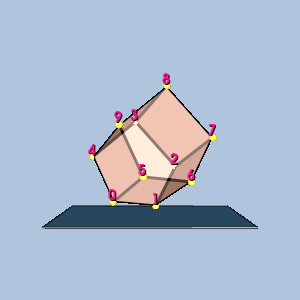

Recreate this plot in Python.
#!/usr/bin/env python

# Render a single pentagonal prism linear cell with vertex-ordering labels,
# gold sphere glyphs at the vertices, and a translucent plinth.

# Factory overrides: importing these modules registers the OpenGL rendering
# and interaction style implementations for vtkRenderingCore factory classes.
import vtkmodules.vtkInteractionStyle  # noqa: F401
import vtkmodules.vtkRenderingOpenGL2  # noqa: F401
# VTK pipeline classes used in this example
from vtkmodules.vtkCommonCore import vtkPoints
from vtkmodules.vtkCommonDataModel import (
    vtkPentagonalPrism,
    vtkUnstructuredGrid,
)
from vtkmodules.vtkCommonTransforms import vtkTransform
from vtkmodules.vtkFiltersGeneral import vtkTransformFilter
from vtkmodules.vtkFiltersSources import (
    vtkCubeSource,
    vtkSphereSource,
)
from vtkmodules.vtkRenderingCore import (
    vtkActor,
    vtkActor2D,
    vtkDataSetMapper,
    vtkGlyph3DMapper,
    vtkPolyDataMapper,
    vtkProperty,
    vtkRenderWindow,
    vtkRenderWindowInteractor,
    vtkRenderer,
    vtkTextProperty,
)
from vtkmodules.vtkRenderingLabel import vtkLabeledDataMapper

# Colors (normalized RGB)
dark_salmon_rgb = (0.914, 0.588, 0.478)
seashell_rgb = (1.0, 0.961, 0.933)
gold_rgb = (1.0, 0.843, 0.0)
yellow_rgb = (1.0, 1.0, 0.0)
steel_blue_rgb = (0.275, 0.510, 0.706)
light_steel_blue_rgb = (0.690, 0.769, 0.871)
deep_pink_rgb = (1.0, 0.078, 0.576)
background_rgb = (0.690, 0.769, 0.871)

# Cell: Pentagonal Prism with explicitly placed points
cell = vtkPentagonalPrism()
scale = 4.0
cell.GetPoints().SetPoint(0, 11 / scale, 10 / scale, 10 / scale)
cell.GetPoints().SetPoint(1, 13 / scale, 10 / scale, 10 / scale)
cell.GetPoints().SetPoint(2, 14 / scale, 12 / scale, 10 / scale)
cell.GetPoints().SetPoint(3, 12 / scale, 14 / scale, 10 / scale)
cell.GetPoints().SetPoint(4, 10 / scale, 12 / scale, 10 / scale)
cell.GetPoints().SetPoint(5, 11 / scale, 10 / scale, 14 / scale)
cell.GetPoints().SetPoint(6, 13 / scale, 10 / scale, 14 / scale)
cell.GetPoints().SetPoint(7, 14 / scale, 12 / scale, 14 / scale)
cell.GetPoints().SetPoint(8, 12 / scale, 14 / scale, 14 / scale)
cell.GetPoints().SetPoint(9, 10 / scale, 12 / scale, 14 / scale)
for i in range(10):
    cell.GetPointIds().SetId(i, i)

# Unstructured grid
grid = vtkUnstructuredGrid()
grid.SetPoints(cell.GetPoints())
grid.InsertNextCell(cell.GetCellType(), cell.GetPointIds())

# 3D viewing rotation
rot = vtkTransform()
rot.RotateX(-20)
rot.RotateY(20)
rtf = vtkTransformFilter()
rtf.SetTransform(rot)
rtf.SetInputData(grid)
rtf.Update()
grid.SetPoints(rtf.GetOutput().GetPoints())

# Center the cell at the origin
bounds = grid.GetBounds()
pts = grid.GetPoints()
new_pts = vtkPoints()
new_pts.SetNumberOfPoints(pts.GetNumberOfPoints())
for i in range(pts.GetNumberOfPoints()):
    px, py, pz = pts.GetPoint(i)
    new_pts.SetPoint(i, px - (bounds[0] + bounds[1]) / 2.0,
                     py - (bounds[2] + bounds[3]) / 2.0,
                     pz - (bounds[4] + bounds[5]) / 2.0)
grid.SetPoints(new_pts)

# Cell surface property
cell_surface_property = vtkProperty()
cell_surface_property.SetAmbientColor(dark_salmon_rgb)
cell_surface_property.SetDiffuseColor(seashell_rgb)
cell_surface_property.SetSpecularColor(1.0, 1.0, 1.0)
cell_surface_property.SetSpecular(0.5)
cell_surface_property.SetDiffuse(0.7)
cell_surface_property.SetAmbient(0.5)
cell_surface_property.SetSpecularPower(20.0)
cell_surface_property.SetOpacity(0.9)
cell_surface_property.EdgeVisibilityOn()
cell_surface_property.SetLineWidth(3)

mapper = vtkDataSetMapper()
mapper.SetInputData(grid)
actor = vtkActor()
actor.SetMapper(mapper)
actor.SetProperty(cell_surface_property)

# Vertex labels
label_text_property = vtkTextProperty()
label_text_property.BoldOn()
label_text_property.ShadowOn()
label_text_property.SetJustificationToCentered()
label_text_property.SetColor(deep_pink_rgb)
label_text_property.SetFontSize(14)

label_mapper = vtkLabeledDataMapper()
label_mapper.SetInputData(grid)
label_mapper.SetLabelTextProperty(label_text_property)
label_actor = vtkActor2D()
label_actor.SetMapper(label_mapper)

# Vertex glyphs: gold spheres
sphere = vtkSphereSource()
sphere.SetPhiResolution(21)
sphere.SetThetaResolution(21)
sphere.SetRadius(0.04)

glyph_mapper = vtkGlyph3DMapper()
glyph_mapper.SetInputData(grid)
glyph_mapper.SetSourceConnection(sphere.GetOutputPort())
glyph_mapper.ScalingOn()
glyph_mapper.ScalarVisibilityOff()

point_glyph_property = vtkProperty()
point_glyph_property.SetAmbientColor(gold_rgb)
point_glyph_property.SetDiffuseColor(yellow_rgb)
point_glyph_property.SetSpecularColor(1.0, 1.0, 1.0)
point_glyph_property.SetSpecular(0.5)
point_glyph_property.SetDiffuse(0.7)
point_glyph_property.SetAmbient(0.5)
point_glyph_property.SetSpecularPower(20.0)
point_glyph_property.SetOpacity(1.0)

glyph_actor = vtkActor()
glyph_actor.SetMapper(glyph_mapper)
glyph_actor.SetProperty(point_glyph_property)

# Translucent plinth beneath the 3D cell
nb = grid.GetBounds()
nd = (nb[1] - nb[0], nb[3] - nb[2], nb[5] - nb[4])
thick = nd[2] * 0.01
plinth_source = vtkCubeSource()
plinth_source.SetCenter((nb[1] + nb[0]) / 2.0, nb[2] - thick / 2.0 - 0.05, (nb[5] + nb[4]) / 2.0)
plinth_source.SetXLength(nd[0] + nd[0] * 0.5)
plinth_source.SetYLength(thick)
plinth_source.SetZLength(nd[2] + nd[2] * 0.5)

plinth_property = vtkProperty()
plinth_property.SetAmbientColor(steel_blue_rgb)
plinth_property.SetDiffuseColor(light_steel_blue_rgb)
plinth_property.SetSpecularColor(1.0, 1.0, 1.0)
plinth_property.SetSpecular(0.5)
plinth_property.SetDiffuse(0.7)
plinth_property.SetAmbient(0.5)
plinth_property.SetSpecularPower(20.0)
plinth_property.SetOpacity(0.8)
plinth_property.EdgeVisibilityOn()
plinth_property.SetLineWidth(1)

plinth_mapper = vtkPolyDataMapper()
plinth_mapper.SetInputConnection(plinth_source.GetOutputPort())
plinth_actor = vtkActor()
plinth_actor.SetMapper(plinth_mapper)
plinth_actor.SetProperty(plinth_property)

# Renderer
renderer = vtkRenderer()
renderer.AddActor(actor)
renderer.AddActor(label_actor)
renderer.AddActor(glyph_actor)
renderer.AddActor(plinth_actor)
renderer.SetBackground(background_rgb)

# Window
render_window = vtkRenderWindow()
render_window.AddRenderer(renderer)
render_window.SetWindowName("linear cell pentagonal prism")
render_window.SetMultiSamples(0)
render_window.SetSize(300, 300)

# Interactor
render_window_interactor = vtkRenderWindowInteractor()
render_window_interactor.SetRenderWindow(render_window)

# Scene: configure the camera
renderer.ResetCamera()

render_window_interactor.Initialize()
render_window_interactor.Start()
